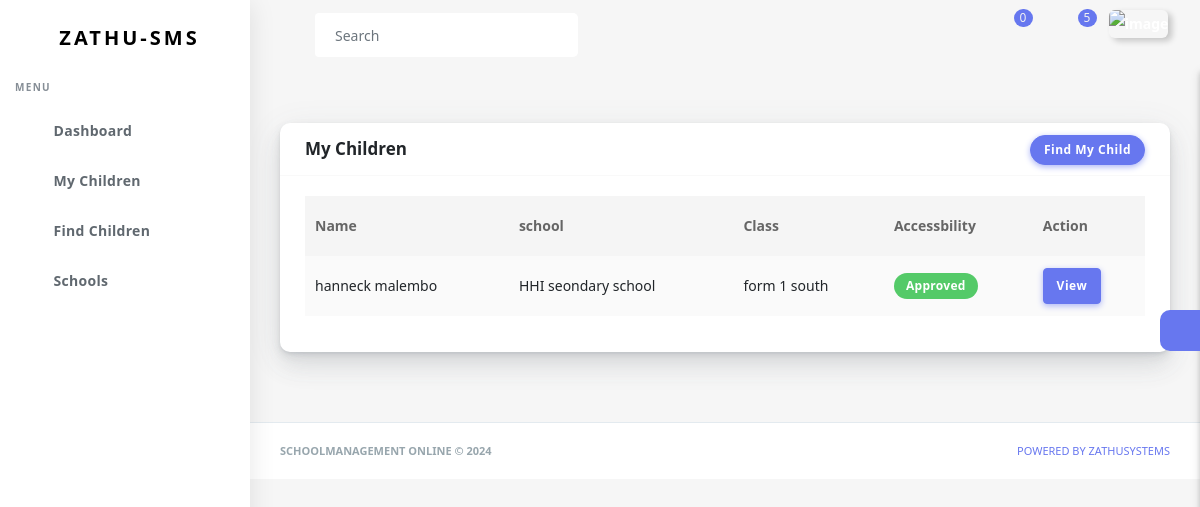
The app's page /parent/my-children (signed in) with its own data.
### parent/models.py (models this page shows, shortened)
class ParentStudentAccess(models.Model):
    school=models.ForeignKey(Institution, on_delete=models.CASCADE, related_name='parent_access')
    parent=models.ForeignKey(Parent, on_delete=models.CASCADE, related_name='parent_access')
    student=models.ForeignKey(Student, on_delete=models.CASCADE, related_name='parent_access', null=True, blank=True)
    approved=models.BooleanField(default=False)

### student/models.py (models this page shows, shortened)
class Student(models.Model):
    u=get_user_model()
    user=models.ForeignKey(u, on_delete=models.CASCADE, related_name='student_profile', blank=True, null=True, default=None)
    school=models.ForeignKey(Institution, on_delete=models.CASCADE, related_name='students')
    first_name=models.CharField(max_length=30)
    last_name=models.CharField(max_length=30)
    phone=models.IntegerField(null=True, blank=True, default=None)
    address=models.CharField(max_length=100, null=True, blank=True, default=None)
    id_number=models.IntegerField(default=None)
    sex=(
        ('male', 'Male'),
        ('female', 'Female')
    )
    gender=models.CharField(max_length=10, choices=sex)
    created_at=models.DateTimeField(auto_now_add=True)

### schooladminstration/models.py (models this page shows)
class Institution(models.Model):
    institution_name=models.CharField(max_length=50)
    id=models.CharField(primary_key=True, max_length=100, blank=True, unique=True, default=uuid.uuid4)
    user=models.ForeignKey(get_user_model(), on_delete=models.CASCADE, related_name='institution', blank=True, null=True, default=None)
    name_of_head=models.CharField(max_length=50, null=True, blank=True, default=None)
    name_of_principal=models.CharField(max_length=50, null=True, blank=True, default=None)
    name_of_registrar=models.CharField(max_length=50, null=True, blank=True, default=None)
    phone=models.CharField(max_length=50, null=True, blank=True)
    country=models.CharField(max_length=50, null=True, blank=True)
    city=models.CharField(max_length=50, null=True, blank=True)
    tried_subscription=models.BooleanField(default=False)
    created_at = models.DateTimeField(default=timezone.now, null=True, blank=True)
    edu=(
        ('primary education', 'Primary Education'),
        ('secondary education', 'Secondary Education'),
        ('tertialy education', 'Tertiary Education'),
    )
    edu_offer=models.CharField(max_length=20, choices=edu)
    def __str__(self):
        return self.institution_name

### classroom/models.py (models this page shows, shortened)
class ClassRoom(models.Model):
    school=models.ForeignKey(Institution, on_delete=models.CASCADE, related_name='classes')
    class_name=models.CharField(max_length=20)
    students=models.ManyToManyField(Student, related_name='class_students', blank=True, default=None)
    teacher_assigned=models.ForeignKey(Instructor, on_delete=models.DO_NOTHING, related_name='assigned_class', null=True, blank=True, default=False)
    date_created=models.DateTimeField(auto_now_add=True)
    class Meta:
        ordering=['class_name']
        unique_together=['teacher_assigned', 'school']

### parent/views.py (the view)
# urls.py: path('my-children', children, name='children'),
def children(request):
    par=Parent.objects.get(user=request.user)
    chldrn=ParentStudentAccess.objects.filter(parent=par)
    cont={
        'children':chldrn,
        'parent':par,
        }
    return render(request, 'templates/parent/children.html', cont)

### accounts/models.py (called while the page is built)
    def is_online(self):
        online_threshold = timezone.now() - timedelta(minutes=5)
        user_profile = get_object_or_404(CustomUser, id=self.id)
        if user_profile.last_seen:
            return user_profile.last_seen >= online_threshold
        return False

### chatapp/context_processors.py (called while the page is built)
def chat_global_data(request):
    chats=None
    if request.user.is_authenticated:
        chats=Chat.objects.filter(users=(request.user)).order_by('-udated_at')
        counter_chats=Chat.objects.filter(users=(request.user)).order_by('-udated_at')[:6]
        counter=0
        for chat in counter_chats:
            messages=chat.chat_messages.filter(receiver=request.user, seen=False)
            if messages:
                counter+=1
                continue
        return {'counter_chats':counter_chats, 'chats': chats, 'counter':counter}
    return {'mkkk': chats}

### chatapp/models.py (called while the page is built)
    def unseen_msgs(self):
        msgs=self.chat_messages.filter(seen=False)
        if msgs:
            return msgs.last()
        return None

### landing_page/context_processors.py (called while the page is built)
def global_data(request):
    ins=SystemFeature.objects.all()[0:5]
    return {'featuress': ins, }

### main/templatetags/timeago_filters.py (called while the page is built)
@register.filter
def timeago(value):
    if not isinstance(value, datetime.datetime):
        return value
    now_time = now()
    delta = now_time - value
    seconds = delta.total_seconds()
    minutes = seconds / 60
    hours = minutes / 60
    days = hours / 24
    weeks = days / 7
    months = days / 30
    years = days / 365
    if seconds < 60:
        return f"{int(seconds)}s"
    elif minutes < 60:
        return f"{int(minutes)}m"
    elif hours < 24:
        return f"{int(hours)}h"
    elif days < 7:
        return f"{int(days)}d"
    elif weeks < 4:
        return f"{int(weeks)}w"
    elif months < 12:
        return f"{int(months)}mo"
    else:
        return f"{int(years)}y"

### notifications/context_processors.py (called while the page is built)
def notif_global_data(request):
    notifs=None
    if request.user.is_authenticated:
        notifs=Notification.objects.filter(recipient=request.user).order_by('-created_at')
        counter_notifs=Notification.objects.filter(recipient=request.user).order_by('-created_at')
        counter=0
        for notif in counter_notifs:
            if notif.show_onpage:
                counter+=1
        return {'counter_notifs':counter_notifs, 'notifs': notifs, 'n_counter':counter}
    return {'mkkk': notifs}

### templates/templates/parent/children.html (shortened to what this page needs)
{% extends 'templates/parent/dashboard/base.html' %}
{% block content %}
<section class="section">
<div class="section-body">
<div class="row">
    <div class="col-12">
      <div class="card">
        <div class="card-header">
            <h4 class="d-inline">My Children</h4>
            <div class="card-header-action">
              <button id="show_modal" type="button" class="btn btn-primary" data-toggle="modal" data-target="#exampleModal">
                Find My Child
              </button>
            </div>
        </div>
        <div class="card-body">
          <div class="table-responsive">
            <table class="table table-striped table-hover" id="" style="width:100%;">
              <thead>
                <tr>
                  <th>Name</th>
                  <th>school</th>
                  <th>Class</th>
                  <th>Accessbility</th>
                  <th>Action</th>
                </tr>
              </thead>
              <tbody>
                {% for student in children %}
                <tr>
                  <td>{{student.student.first_name}} {{student.student.last_name}}</td>
                  <td>{{student.student.school}}</td>
                  <td>
                    {% for n in student.student.class_students.all %}
                    {{n.class_name}}</td>
                    {% endfor %}
                  <td>
                    {% if student.approved %}
                      <span class="badge badge-success badge-rounded">Approved</span>
                    {% else %}
                      <span class="badge badge-warning badge-rounded">Pending</span>
                    {% endif %}
                  </td>
                  <td>
                    {% if student.approved %}
                    <a href="{% url 'parent:child_info' student.id %}" class="btn btn-primary">View</a>
                    {% else %}
                    <a href="#" class="btn btn-primary disabled">View</a>
                    {% endif %}
                  </td>
                </tr>
                {% endfor %}
              </tbody>
            </table>
          </div>
        </div>
      </div>
    </div>
  </div>
</div>
</section>
{% endblock %}

### records on screen
ParentStudentAccess: student.first_name "hanneck", student.last_name "malembo", student.school "HHI seondary school", approved "Approved"
ClassRoom: class_name "form 1 south"

### other values on screen
{{ counter }} "0"
{{ n_counter }} "5"
